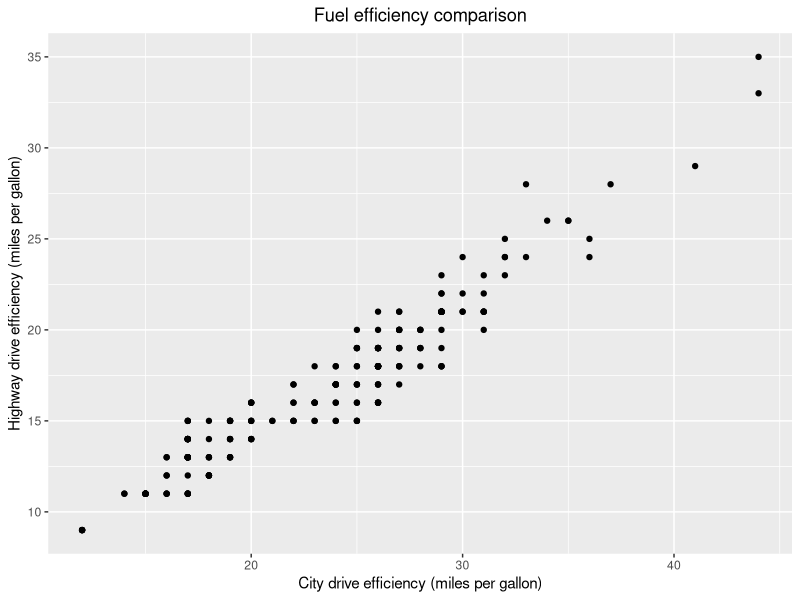
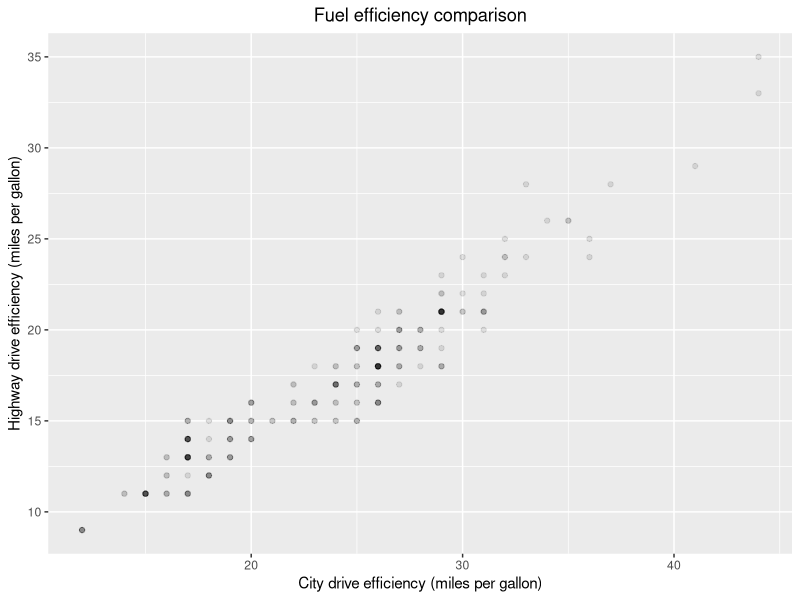
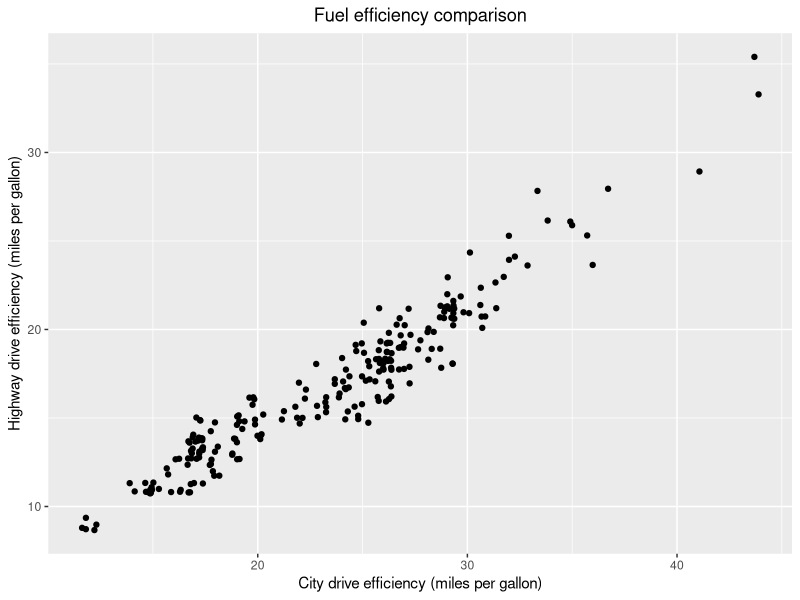
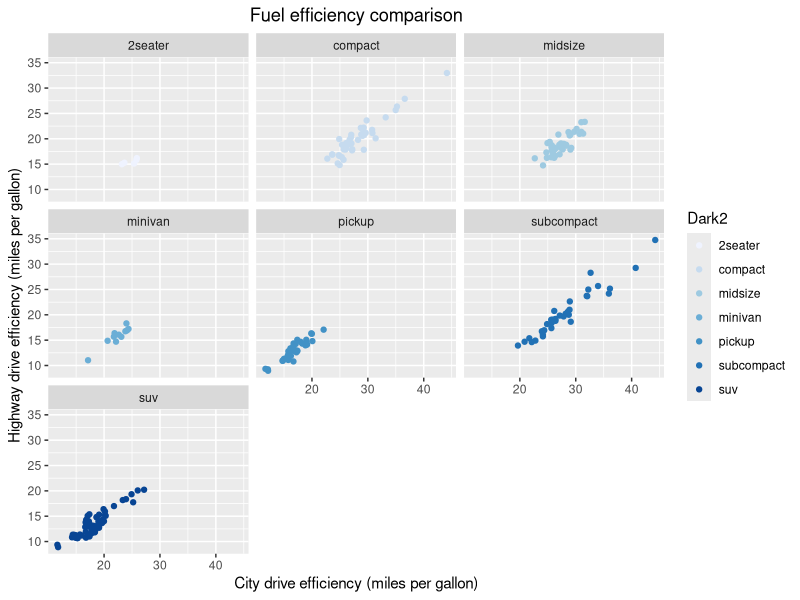

The R source for these figures, in order:
## ---- chunk 1
knitr::opts_chunk$set(echo = TRUE)
library(tidyverse)
## ---- chunk 2
ggplot(mpg) +
   geom_point(aes(hwy, cty)) +
   labs(x = "City drive efficiency (miles per gallon)", 
        y = "Highway drive efficiency (miles per gallon)",
        title = "Fuel efficiency comparison") +
   theme(plot.title = element_text(h = 0.5))
## ---- chunk 3
ggplot(mpg) +
   geom_point(aes(hwy, cty), alpha = .1) +
   labs(x = "City drive efficiency (miles per gallon)", 
        y = "Highway drive efficiency (miles per gallon)",
        title = "Fuel efficiency comparison") +
   theme(plot.title = element_text(h = 0.5))
## ---- chunk 4
ggplot(mpg) +
   geom_jitter(aes(hwy, cty)) +
   labs(x = "City drive efficiency (miles per gallon)", 
        y = "Highway drive efficiency (miles per gallon)",
        title = "Fuel efficiency comparison") +
   theme(plot.title = element_text(h = 0.5))
## ---- chunk 5
ggplot(mpg) +
   geom_jitter(aes(hwy, cty, color = class)) +
   labs(x = "City drive efficiency (miles per gallon)", 
        y = "Highway drive efficiency (miles per gallon)",
        title = "Fuel efficiency comparison") +
   scale_color_brewer("Dark2") +
   facet_wrap(~class) +
   theme(plot.title = element_text(h = 0.5)) 
